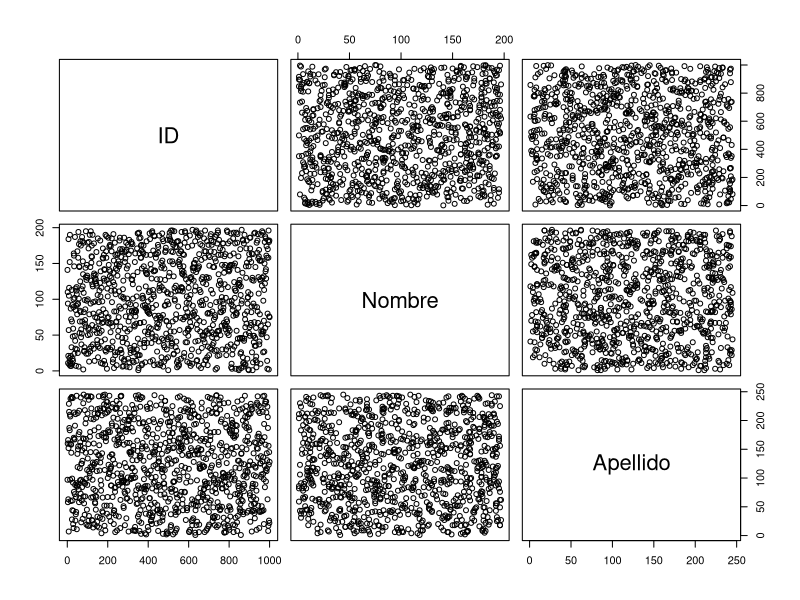

Source code (R): (Note: this script raises an error after producing the figure.)
# *------------------------------------------------------------------
# | PROGRAM NAME:R CHART
# | DATE: 19/01/17
# | CREATED BY: SCARLETT ITZEL OROPEZA CRUZ
# | PROJECT FILE: grafica.R
# *------------------------------------------------------------------
# | PURPOSE: TEST AND PRACTICE CHARTS IN R LANGUAGE
# *------------------------------------------------------------------
# | DATA USED: 1,000 ROWS OF DATA MADE IT BY MOCKAROO
# *------------------------------------------------------------------

# IMPORT CSV FILE
data1 <- read.csv(file="data.csv",head=TRUE, sep=",")
data1

#MAKE PLOT CHARTS
plot(data1)
plot(data1$ID,data1$Nombre)
plot(data1$Nombre)
plot(data1)
plot(data1$Apellido)
plot(data1$ID)
plot(data1)
